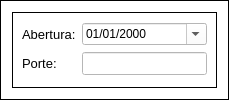
            <widget class="QFrame" name="frame_17">
             <property name="styleSheet">
              <string notr="true">background-color: rgb(255, 255, 255);</string>
             </property>
             <property name="frameShape">
              <enum>QFrame::Box</enum>
             </property>
             <property name="frameShadow">
              <enum>QFrame::Plain</enum>
             </property>
             <layout class="QGridLayout" name="gridLayout_21">
              <item row="0" column="0">
               <widget class="QFrame" name="frame_22">
                <property name="frameShape">
                 <enum>QFrame::Box</enum>
                </property>
                <property name="frameShadow">
                 <enum>QFrame::Plain</enum>
                </property>
                <layout class="QGridLayout" name="gridLayout_20">
                 <item row="0" column="0">
                  <widget class="QLabel" name="label_87">
                   <property name="font">
                    <font>
                     <family>Arial</family>
                     <pointsize>10</pointsize>
                    </font>
                   </property>
                   <property name="text">
                    <string>Abertura:</string>
                   </property>
                  </widget>
                 </item>
                 <item row="0" column="1">
                  <widget class="QDateEdit" name="dateEdit">
                   <property name="displayFormat">
                    <string>dd/MM/yyyy</string>
                   </property>
                   <property name="calendarPopup">
                    <bool>true</bool>
                   </property>
                  </widget>
                 </item>
                 <item row="1" column="0">
                  <widget class="QLabel" name="label_70">
                   <property name="font">
                    <font>
                     <family>Arial</family>
                     <pointsize>10</pointsize>
                    </font>
                   </property>
                   <property name="text">
                    <string>Porte:</string>
                   </property>
                  </widget>
                 </item>
                 <item row="1" column="1">
                  <widget class="QLineEdit" name="porteEmpresa">
                   <property name="font">
                    <font>
                     <family>Arial</family>
                     <pointsize>10</pointsize>
                    </font>
                   </property>
                   <property name="styleSheet">
                    <string notr="true">background-color: rgb(255, 255, 255);</string>
                   </property>
                   <property name="text">
                    <string/>
                   </property>
                  </widget>
                 </item>
                </layout>
               </widget>
              </item>
             </layout>
            </widget>
